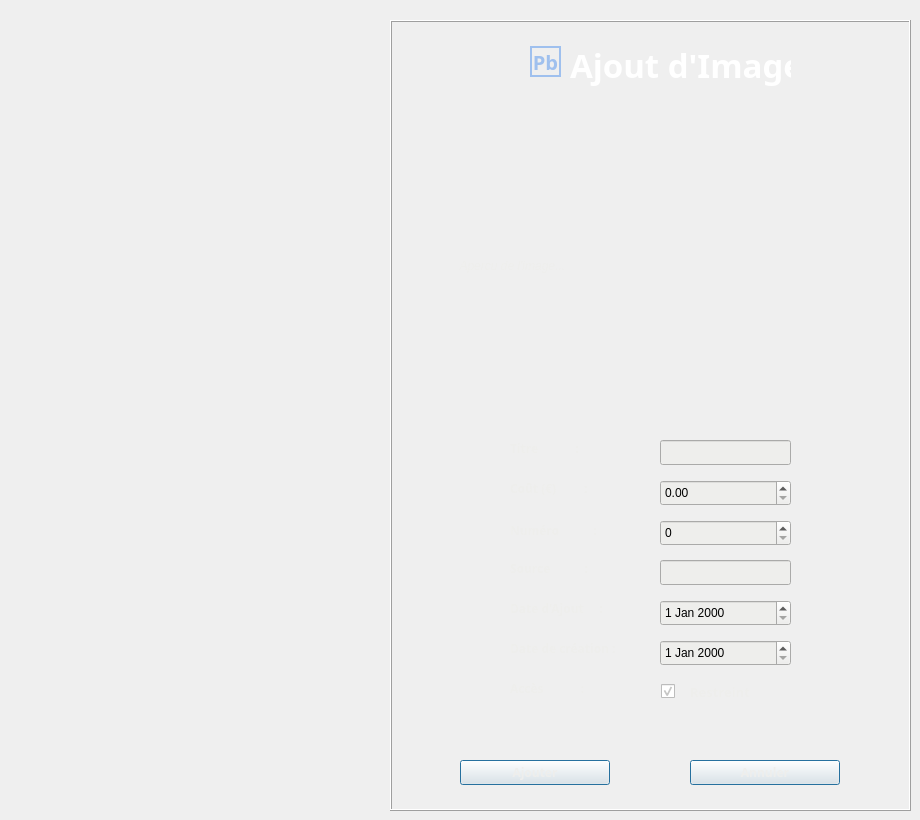
    <widget class="QWidget" name="MenuAjoutImage">
     <widget class="QFrame" name="frameAjoutImage">
      <property name="geometry">
       <rect>
        <x>390</x>
        <y>20</y>
        <width>521</width>
        <height>791</height>
       </rect>
      </property>
      <property name="styleSheet">
       <string notr="true">color: rgb(238, 238, 236);</string>
      </property>
      <property name="frameShape">
       <enum>QFrame::Box</enum>
      </property>
      <property name="frameShadow">
       <enum>QFrame::Raised</enum>
      </property>
      <property name="lineWidth">
       <number>1</number>
      </property>
      <widget class="QLabel" name="labelImageAjoutee">
       <property name="geometry">
        <rect>
         <x>30</x>
         <y>90</y>
         <width>461</width>
         <height>311</height>
        </rect>
       </property>
       <property name="font">
        <font>
         <italic>true</italic>
         <strikeout>false</strikeout>
        </font>
       </property>
       <property name="text">
        <string>            Apercu de l'image...</string>
       </property>
      </widget>
      <widget class="QLabel" name="labelAjoutImageTitre">
       <property name="geometry">
        <rect>
         <x>120</x>
         <y>420</y>
         <width>161</width>
         <height>17</height>
        </rect>
       </property>
       <property name="font">
        <font>
         <family>Ubuntu Mono</family>
         <weight>75</weight>
         <bold>true</bold>
        </font>
       </property>
       <property name="styleSheet">
        <string notr="true">color: rgb(238, 238, 236);</string>
       </property>
       <property name="text">
        <string>Titre            : </string>
       </property>
      </widget>
      <widget class="QLabel" name="labelAjoutImageCout">
       <property name="geometry">
        <rect>
         <x>120</x>
         <y>460</y>
         <width>171</width>
         <height>17</height>
        </rect>
       </property>
       <property name="font">
        <font>
         <family>Ubuntu Mono</family>
         <weight>75</weight>
         <bold>true</bold>
        </font>
       </property>
       <property name="styleSheet">
        <string notr="true">color: rgb(238, 238, 236);</string>
       </property>
       <property name="text">
        <string>Coût (€)         :</string>
       </property>
      </widget>
      <widget class="QLabel" name="labelAjoutImageNumero">
       <property name="geometry">
        <rect>
         <x>120</x>
         <y>500</y>
         <width>151</width>
         <height>21</height>
        </rect>
       </property>
       <property name="font">
        <font>
         <family>Ubuntu Mono</family>
         <weight>75</weight>
         <bold>true</bold>
        </font>
       </property>
       <property name="styleSheet">
        <string notr="true">color: rgb(238, 238, 236);</string>
       </property>
       <property name="text">
        <string>Numéro           :</string>
       </property>
      </widget>
      <widget class="QLabel" name="labelAjoutImageSource">
       <property name="geometry">
        <rect>
         <x>120</x>
         <y>540</y>
         <width>141</width>
         <height>17</height>
        </rect>
       </property>
       <property name="font">
        <font>
         <family>Ubuntu Mono</family>
         <weight>75</weight>
         <bold>true</bold>
        </font>
       </property>
       <property name="styleSheet">
        <string notr="true">color: rgb(238, 238, 236);</string>
       </property>
       <property name="text">
        <string>Source           :</string>
       </property>
      </widget>
      <widget class="QLabel" name="labelAjoutImageDateAjout">
       <property name="geometry">
        <rect>
         <x>120</x>
         <y>580</y>
         <width>141</width>
         <height>17</height>
        </rect>
       </property>
       <property name="font">
        <font>
         <family>Ubuntu Mono</family>
         <weight>75</weight>
         <bold>true</bold>
        </font>
       </property>
       <property name="styleSheet">
        <string notr="true">color: rgb(238, 238, 236);</string>
       </property>
       <property name="text">
        <string>Date d'Ajout     :</string>
       </property>
      </widget>
      <widget class="QLabel" name="labelAjoutImageDateCreation">
       <property name="geometry">
        <rect>
         <x>120</x>
         <y>620</y>
         <width>151</width>
         <height>17</height>
        </rect>
       </property>
       <property name="font">
        <font>
         <family>Ubuntu Mono</family>
         <weight>75</weight>
         <bold>true</bold>
        </font>
       </property>
       <property name="styleSheet">
        <string notr="true">color: rgb(238, 238, 236);</string>
       </property>
       <property name="text">
        <string>Date de création :</string>
       </property>
      </widget>
      <widget class="QLabel" name="labelAjoutImageAcces">
       <property name="geometry">
        <rect>
         <x>120</x>
         <y>660</y>
         <width>151</width>
         <height>17</height>
        </rect>
       </property>
       <property name="font">
        <font>
         <family>Ubuntu Mono</family>
         <weight>75</weight>
         <bold>true</bold>
        </font>
       </property>
       <property name="styleSheet">
        <string notr="true">color: rgb(238, 238, 236);</string>
       </property>
       <property name="text">
        <string>Accès            :</string>
       </property>
      </widget>
      <widget class="QLineEdit" name="lineEditAjoutImageTitre">
       <property name="geometry">
        <rect>
         <x>270</x>
         <y>420</y>
         <width>131</width>
         <height>25</height>
        </rect>
       </property>
       <property name="styleSheet">
        <string notr="true">background-color: rgb(238, 238, 236);
color: rgb(0, 0, 0);</string>
       </property>
      </widget>
      <widget class="QDateEdit" name="dateEditAjoutImageDateAjout">
       <property name="geometry">
        <rect>
         <x>270</x>
         <y>580</y>
         <width>131</width>
         <height>26</height>
        </rect>
       </property>
       <property name="styleSheet">
        <string notr="true">color: rgb(0, 0, 0);
background-color: rgb(238, 238, 236);</string>
       </property>
      </widget>
      <widget class="QDateEdit" name="dateEditAjoutImageDateCreation">
       <property name="geometry">
        <rect>
         <x>270</x>
         <y>620</y>
         <width>131</width>
         <height>26</height>
        </rect>
       </property>
       <property name="styleSheet">
        <string notr="true">color: rgb(0, 0, 0);
background-color: rgb(238, 238, 236);</string>
       </property>
      </widget>
      <widget class="QLineEdit" name="lineEditAjoutImageSource">
       <property name="geometry">
        <rect>
         <x>270</x>
         <y>540</y>
         <width>131</width>
         <height>25</height>
        </rect>
       </property>
       <property name="styleSheet">
        <string notr="true">color: rgb(0, 0, 0);
background-color: rgb(238, 238, 236);</string>
       </property>
      </widget>
      <widget class="QCheckBox" name="checkBoxAjoutImageAcces">
       <property name="geometry">
        <rect>
         <x>271</x>
         <y>660</y>
         <width>131</width>
         <height>23</height>
        </rect>
       </property>
       <property name="font">
        <font>
         <family>Ubuntu Mono</family>
         <pointsize>10</pointsize>
         <weight>75</weight>
         <bold>true</bold>
         <underline>false</underline>
         <strikeout>false</strikeout>
         <kerning>true</kerning>
        </font>
       </property>
       <property name="tabletTracking">
        <bool>false</bool>
       </property>
       <property name="autoFillBackground">
        <bool>false</bool>
       </property>
       <property name="styleSheet">
        <string notr="true">color: rgb(238, 238, 236);
alternate-background-color: rgb(238, 238, 236);</string>
       </property>
       <property name="text">
        <string>   Restreint</string>
       </property>
       <property name="iconSize">
        <size>
         <width>16</width>
         <height>16</height>
        </size>
       </property>
       <property name="checked">
        <bool>true</bool>
       </property>
       <property name="autoExclusive">
        <bool>false</bool>
       </property>
       <property name="tristate">
        <bool>false</bool>
       </property>
      </widget>
      <widget class="QDoubleSpinBox" name="doubleSpinBoxAjoutImageCout">
       <property name="geometry">
        <rect>
         <x>270</x>
         <y>460</y>
         <width>131</width>
         <height>26</height>
        </rect>
       </property>
       <property name="styleSheet">
        <string notr="true">background-color: rgb(238, 238, 236);
color: rgb(0, 0, 0);</string>
       </property>
       <property name="maximum">
        <double>99999.990000000005239</double>
       </property>
      </widget>
      <widget class="QSpinBox" name="spinBoxAjoutImageNumero">
       <property name="geometry">
        <rect>
         <x>270</x>
         <y>500</y>
         <width>131</width>
         <height>26</height>
        </rect>
       </property>
       <property name="styleSheet">
        <string notr="true">background-color: rgb(238, 238, 236);
color: rgb(0, 0, 0);</string>
       </property>
      </widget>
      <widget class="QPushButton" name="pushButtonAjoutImageAnnuler">
       <property name="geometry">
        <rect>
         <x>300</x>
         <y>740</y>
         <width>150</width>
         <height>25</height>
        </rect>
       </property>
       <property name="font">
        <font>
         <family>Ubuntu Mono</family>
         <weight>75</weight>
         <italic>false</italic>
         <bold>true</bold>
        </font>
       </property>
       <property name="styleSheet">
        <string notr="true">color: rgb(238, 238, 236);</string>
       </property>
       <property name="text">
        <string>Annuler</string>
       </property>
       <property name="autoDefault">
        <bool>false</bool>
       </property>
       <property name="default">
        <bool>true</bool>
       </property>
       <property name="flat">
        <bool>false</bool>
       </property>
      </widget>
      <widget class="QPushButton" name="pushButtonAjoutImageAjouter">
       <property name="geometry">
        <rect>
         <x>70</x>
         <y>740</y>
         <width>150</width>
         <height>25</height>
        </rect>
       </property>
       <property name="font">
        <font>
         <family>Ubuntu Mono</family>
         <weight>75</weight>
         <italic>false</italic>
         <bold>true</bold>
        </font>
       </property>
       <property name="styleSheet">
        <string notr="true">color: rgb(238, 238, 236);</string>
       </property>
       <property name="text">
        <string>Ajouter</string>
       </property>
       <property name="autoDefault">
        <bool>false</bool>
       </property>
       <property name="default">
        <bool>true</bool>
       </property>
       <property name="flat">
        <bool>false</bool>
       </property>
      </widget>
      <widget class="QLabel" name="labelAppIconAjoutImage">
       <property name="geometry">
        <rect>
         <x>140</x>
         <y>26</y>
         <width>31</width>
         <height>31</height>
        </rect>
       </property>
       <property name="font">
        <font>
         <family>Ubuntu Condensed</family>
         <pointsize>15</pointsize>
         <weight>75</weight>
         <italic>false</italic>
         <bold>true</bold>
        </font>
       </property>
       <property name="styleSheet">
        <string notr="true">color: rgb(159, 192, 238);</string>
       </property>
       <property name="frameShape">
        <enum>QFrame::WinPanel</enum>
       </property>
       <property name="frameShadow">
        <enum>QFrame::Plain</enum>
       </property>
       <property name="lineWidth">
        <number>1</number>
       </property>
       <property name="text">
        <string>Pb</string>
       </property>
       <property name="textFormat">
        <enum>Qt::AutoText</enum>
       </property>
       <property name="scaledContents">
        <bool>false</bool>
       </property>
       <property name="alignment">
        <set>Qt::AlignCenter</set>
       </property>
       <property name="wordWrap">
        <bool>false</bool>
       </property>
       <property name="margin">
        <number>1</number>
       </property>
      </widget>
      <widget class="QLabel" name="labelMenuIAjoutImage">
       <property name="geometry">
        <rect>
         <x>180</x>
         <y>10</y>
         <width>221</width>
         <height>70</height>
        </rect>
       </property>
       <property name="font">
        <font>
         <family>Ubuntu Mono</family>
         <pointsize>25</pointsize>
         <weight>75</weight>
         <italic>false</italic>
         <bold>true</bold>
        </font>
       </property>
       <property name="styleSheet">
        <string notr="true">color: rgb(255, 255, 255);</string>
       </property>
       <property name="frameShape">
        <enum>QFrame::NoFrame</enum>
       </property>
       <property name="frameShadow">
        <enum>QFrame::Sunken</enum>
       </property>
       <property name="lineWidth">
        <number>1</number>
       </property>
       <property name="text">
        <string>Ajout d'Image</string>
       </property>
       <property name="textFormat">
        <enum>Qt::AutoText</enum>
       </property>
       <property name="scaledContents">
        <bool>false</bool>
       </property>
       <property name="alignment">
        <set>Qt::AlignLeading|Qt::AlignLeft|Qt::AlignVCenter</set>
       </property>
       <property name="wordWrap">
        <bool>false</bool>
       </property>
       <property name="margin">
        <number>1</number>
       </property>
      </widget>
     </widget>
    </widget>
